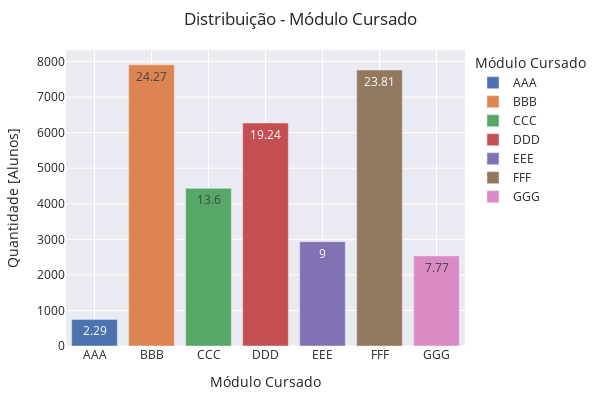

Source (notebook cell):
### Code cell
#plota as quantidades
modulo = studentInfo.groupby('code_module').agg({'id_student':'count'}).reset_index().\
    rename(columns={"code_module": "Modulo", 'id_student': 'Qtde'})

modulo['Percentual'] = modulo.apply(lambda x: round(100 * (x['Qtde'] / modulo['Qtde'].sum()),2), axis=1)
    
fig = px.bar(modulo, x='Modulo', y='Qtde', \
    text='Percentual', color='Modulo',  hover_data=['Qtde'],\
        template="seaborn")

fig.update_layout(
    margin=dict(l=20, r=50, t=50, b=20),
    title = 'Distribuição - Módulo Cursado',
    xaxis_title="Módulo Cursado",
    yaxis_title="Quantidade [Alunos]",
    legend_title="Módulo Cursado",
    width=600, 
    height=400,
    uniformtext_minsize=10, 
    uniformtext_mode='hide',
)
fig.show()

### Figure 1 — Plotly figure (JSON) as saved in the notebook; plotly's stock layout.template omitted (floating-point values rounded to 4 significant figures)
{"data": [{"alignmentgroup": "True", "hovertemplate": "Modulo=%{x}<br>Qtde=%{y}<br>Percentual=%{text}<extra></extra>", "legendgroup": "AAA", "marker": {"color": "rgb(76,114,176)", "pattern": {"shape": ""}}, "name": "AAA", "offsetgroup": "AAA", "orientation": "v", "showlegend": true, "text": [2.29], "textposition": "auto", "type": "bar", "x": ["AAA"], "xaxis": "x", "y": [748], "yaxis": "y"}, {"alignmentgroup": "True", "hovertemplate": "Modulo=%{x}<br>Qtde=%{y}<br>Percentual=%{text}<extra></extra>", "legendgroup": "BBB", "marker": {"color": "rgb(221,132,82)", "pattern": {"shape": ""}}, "name": "BBB", "offsetgroup": "BBB", "orientation": "v", "showlegend": true, "text": [24.27], "textposition": "auto", "type": "bar", "x": ["BBB"], "xaxis": "x", "y": [7909], "yaxis": "y"}, {"alignmentgroup": "True", "hovertemplate": "Modulo=%{x}<br>Qtde=%{y}<br>Percentual=%{text}<extra></extra>", "legendgroup": "CCC", "marker": {"color": "rgb(85,168,104)", "pattern": {"shape": ""}}, "name": "CCC", "offsetgroup": "CCC", "orientation": "v", "showlegend": true, "text": [13.6], "textposition": "auto", "type": "bar", "x": ["CCC"], "xaxis": "x", "y": [4434], "yaxis": "y"}, {"alignmentgroup": "True", "hovertemplate": "Modulo=%{x}<br>Qtde=%{y}<br>Percentual=%{text}<extra></extra>", "legendgroup": "DDD", "marker": {"color": "rgb(196,78,82)", "pattern": {"shape": ""}}, "name": "DDD", "offsetgroup": "DDD", "orientation": "v", "showlegend": true, "text": [19.24], "textposition": "auto", "type": "bar", "x": ["DDD"], "xaxis": "x", "y": [6272], "yaxis": "y"}, {"alignmentgroup": "True", "hovertemplate": "Modulo=%{x}<br>Qtde=%{y}<br>Percentual=%{text}<extra></extra>", "legendgroup": "EEE", "marker": {"color": "rgb(129,114,179)", "pattern": {"shape": ""}}, "name": "EEE", "offsetgroup": "EEE", "orientation": "v", "showlegend": true, "text": [9], "textposition": "auto", "type": "bar", "x": ["EEE"], "xaxis": "x", "y": [2934], "yaxis": "y"}, {"alignmentgroup": "True", "hovertemplate": "Modulo=%{x}<br>Qtde=%{y}<br>Percentual=%{text}<extra></extra>", "legendgroup": "FFF", "marker": {"color": "rgb(147,120,96)", "pattern": {"shape": ""}}, "name": "FFF", "offsetgroup": "FFF", "orientation": "v", "showlegend": true, "text": [23.81], "textposition": "auto", "type": "bar", "x": ["FFF"], "xaxis": "x", "y": [7762], "yaxis": "y"}, {"alignmentgroup": "True", "hovertemplate": "Modulo=%{x}<br>Qtde=%{y}<br>Percentual=%{text}<extra></extra>", "legendgroup": "GGG", "marker": {"color": "rgb(218,139,195)", "pattern": {"shape": ""}}, "name": "GGG", "offsetgroup": "GGG", "orientation": "v", "showlegend": true, "text": [7.77], "textposition": "auto", "type": "bar", "x": ["GGG"], "xaxis": "x", "y": [2534], "yaxis": "y"}], "layout": {"barmode": "relative", "height": 400, "legend": {"title": {"text": "Módulo Cursado"}, "tracegroupgap": 0}, "margin": {"b": 20, "l": 20, "r": 50, "t": 50}, "title": {"text": "Distribuição - Módulo Cursado"}, "uniformtext": {"minsize": 10, "mode": "hide"}, "width": 600, "xaxis": {"anchor": "y", "categoryarray": ["AAA", "BBB", "CCC", "DDD", "EEE", "FFF", "GGG"], "categoryorder": "array", "domain": [0, 1], "title": {"text": "Módulo Cursado"}}, "yaxis": {"anchor": "x", "domain": [0, 1], "title": {"text": "Quantidade [Alunos]"}}}}
